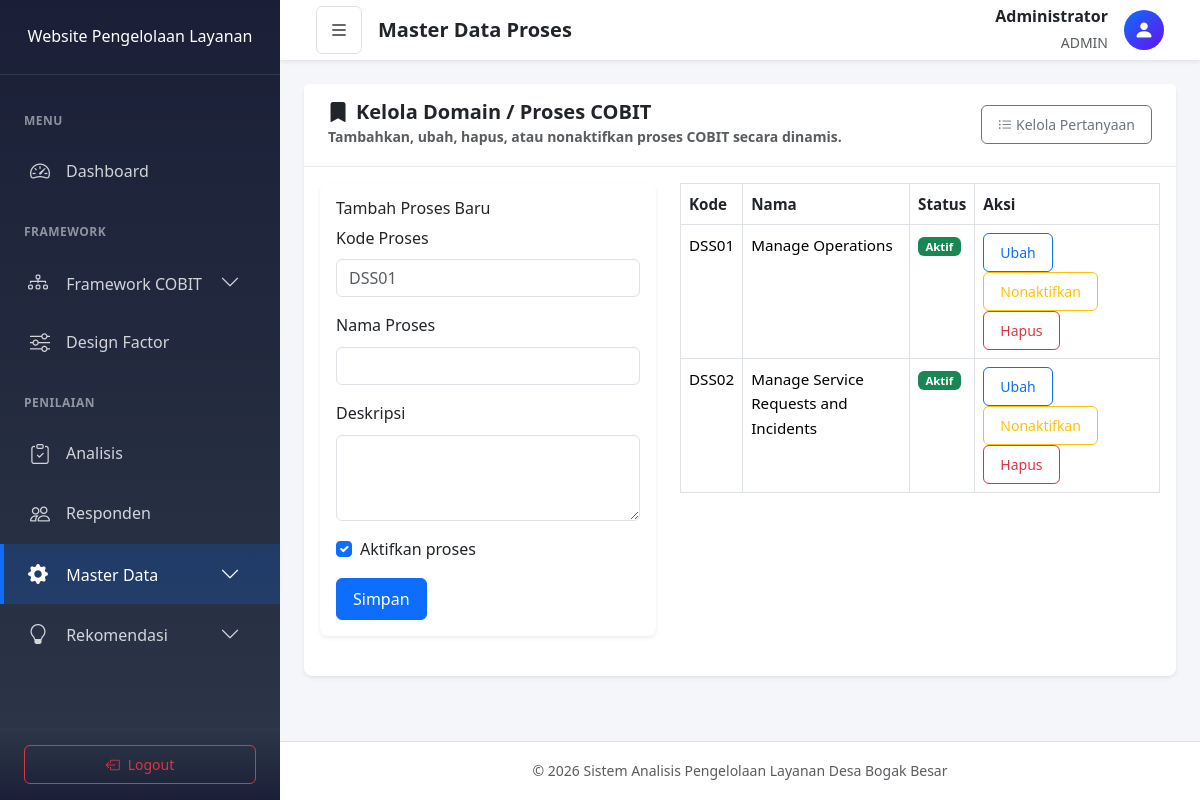
/index.php?page=processes (signed in), run on the app's committed database.
### tables this page shows
CREATE TABLE `processes` (
  `id` int(11) UNSIGNED NOT NULL,
  `code` varchar(10) NOT NULL,
  `name` varchar(100) NOT NULL,
  `description` text DEFAULT NULL,
  `is_active` tinyint(1) UNSIGNED NOT NULL DEFAULT '1' COMMENT 'Status aktif/nonaktif domain/proses',
  `created_at` timestamp NOT NULL DEFAULT current_timestamp()
);

### app/controllers/ManagementController.php (called while the page is built, shortened)
<?php
require_once 'app/models/Process.php';
class ManagementController {
    public static function processes() {
        $processModel = new Process();
        $processes = $processModel->getAll();
        $editProcess = null;
        require_once 'app/views/admin/processes.php';
    }
}

### index.php (called while the page is built, shortened)
<?php
require_once 'config/database.php';
require_once 'app/controllers/ManagementController.php';
App::route();

### config/database.php (called while the page is built, shortened)
<?php
class Database {
    private static $instance = null;
    private $connection;
    private function __construct() {
        try {
            $dsn = "mysql:host=" . DB_HOST . ";dbname=" . DB_NAME . ";charset=" . DB_CHARSET;
            $options = [
                PDO::ATTR_ERRMODE => PDO::ERRMODE_EXCEPTION,
                PDO::ATTR_DEFAULT_FETCH_MODE => PDO::FETCH_ASSOC,
                PDO::ATTR_EMULATE_PREPARES => false,
            ];
            $this->connection = new PDO($dsn, DB_USER, DB_PASS, $options);
        } catch (PDOException $e) {
            die("Koneksi database gagal: " . $e->getMessage());
        }
    }
    public static function getInstance() {
        if (self::$instance === null) {
            self::$instance = new self();
        }
        return self::$instance;
    }
    public function getConnection() {
        return $this->connection;
    }
}
function getDB() {
    return Database::getInstance()->getConnection();
}

### app/models/Process.php (called while the page is built, shortened)
<?php
require_once 'config/database.php';
class Process {
    private $db;
    public function __construct() {
        $this->db = getDB();
    }
    public function getAll($activeOnly = false) {
        if ($activeOnly) {
            $stmt = $this->db->prepare("SELECT * FROM processes WHERE is_active = 1 ORDER BY code ASC");
            $stmt->execute();
        } else {
            $stmt = $this->db->query("SELECT * FROM processes ORDER BY code ASC");
        }
        return $stmt->fetchAll();
    }
}

### app/views/admin/processes.php (the view, shortened to what this page needs)
<div class="row mb-4">
    <div class="col-12">
        <div class="card">
            <div class="card-header d-flex justify-content-between align-items-center">
                <div>
                    <h5 class="mb-0"><i class="bi bi-bookmark-fill me-2"></i>Kelola Domain / Proses COBIT</h5>
                    <small class="text-muted">Tambahkan, ubah, hapus, atau nonaktifkan proses COBIT secara dinamis.</small>
                </div>
                <a href="index.php?page=questions" class="btn btn-outline-secondary btn-sm">
                    <i class="bi bi-list-ul me-1"></i>Kelola Pertanyaan
                </a>
            </div>
            <div class="card-body">
                <div class="row">
                    <div class="col-lg-5">
                        <div class="card mb-4">
                            <div class="card-body">
                                <h6><?php echo $editProcess ? 'Ubah Proses' : 'Tambah Proses Baru'; ?></h6>
                                <form method="POST" action="index.php?page=save-process">
                                    <div class="mb-3">
                                        <label class="form-label">Kode Proses</label>
                                        <input type="text" name="code" class="form-control" value="<?php echo htmlspecialchars($editProcess['code'] ?? ''); ?>" placeholder="DSS01" required>
                                    </div>
                                    <div class="mb-3">
                                        <label class="form-label">Nama Proses</label>
                                        <input type="text" name="name" class="form-control" value="<?php echo htmlspecialchars($editProcess['name'] ?? ''); ?>" required>
                                    </div>
                                    <div class="mb-3">
                                        <label class="form-label">Deskripsi</label>
                                        <textarea name="description" class="form-control" rows="3"><?php echo htmlspecialchars($editProcess['description'] ?? ''); ?></textarea>
                                    </div>
                                    <div class="form-check mb-3">
                                        <input class="form-check-input" type="checkbox" name="is_active" id="processActive" value="1" <?php echo !isset($editProcess['is_active']) || $editProcess['is_active'] == 1 ? 'checked' : ''; ?>>
                                        <label class="form-check-label" for="processActive">Aktifkan proses</label>
                                    </div>
                                    <button type="submit" class="btn btn-primary">Simpan</button>
                                </form>
                            </div>
                        </div>
                    </div>
                    <div class="col-lg-7">
                        <div class="table-responsive">
                            <table class="table table-bordered table-hover">
                                <thead>
                                    <tr>
                                        <th>Kode</th>
                                        <th>Nama</th>
                                        <th>Status</th>
                                        <th>Aksi</th>
                                    </tr>
                                </thead>
                                <tbody>
                                    <?php foreach ($processes as $process): ?>
                                        <tr>
                                            <td><?php echo htmlspecialchars($process['code']); ?></td>
                                            <td><?php echo htmlspecialchars($process['name']); ?></td>
                                            <td>
                                                <span class="badge bg-<?php echo $process['is_active'] ? 'success' : 'secondary'; ?>">
                                                    <?php echo $process['is_active'] ? 'Aktif' : 'Nonaktif'; ?>
                                                </span>
                                            </td>
                                            <td>
                                                <a href="index.php?page=processes&action=edit&id=<?php echo $process['id']; ?>" class="btn btn-sm btn-outline-primary">Ubah</a>
                                                <a href="index.php?page=toggle-process&id=<?php echo $process['id']; ?>&value=<?php echo $process['is_active'] ? 0 : 1; ?>" class="btn btn-sm btn-outline-warning"><?php echo $process['is_active'] ? 'Nonaktifkan' : 'Aktifkan'; ?></a>
                                                <a href="index.php?page=delete-process&id=<?php echo $process['id']; ?>" class="btn btn-sm btn-outline-danger" onclick="return confirm('Hapus proses ini?');">Hapus</a>
                                            </td>
                                        </tr>
                                    <?php endforeach; ?>
                                </tbody>
                            </table>
                        </div>
                    </div>
                </div>
            </div>
        </div>
    </div>
</div>
<?php
require_once 'app/views/layouts/main.php';

### public/assets/css/style.css (style rules this page uses)
:root { --primary-color: #0d6efd; --secondary-color: #6c757d; --success-color: #198754; --info-color: #0dcaf0; --warning-color: #ffc107; --danger-color: #dc3545; --light-color: #f8f9fa; --dark-color: #212529; --sidebar-width: 280px; --sidebar-collapsed-width: 70px; --navbar-height: 60px; --transition-speed: 0.3s; --border-radius: 8px; --box-shadow: 0 0.125rem 0.25rem rgba(0, 0, 0, 0.075); --box-shadow-lg: 0 0.5rem 1rem rgba(0, 0, 0, 0.15); }
* { margin: 0; padding: 0; box-sizing: border-box; }
body { font-family: 'Segoe UI', Tahoma, Geneva, Verdana, sans-serif; background-color: #f5f6fa; color: var(--dark-color); line-height: 1.6; }
.card { border: none; border-radius: var(--border-radius); box-shadow: var(--box-shadow); transition: box-shadow 0.3s ease; }
.card-header { background-color: #fff; border-bottom: 1px solid #e9ecef; padding: 1rem 1.5rem; font-weight: 600; }
.card-header h5 { font-weight: 600; }
.table { font-size: 0.95rem; }
.table th { font-weight: 600; color: var(--dark-color); border-top: none; }
.btn { border-radius: 6px; font-weight: 500; padding: 0.5rem 1rem; }

### data on the page
processes: code "DSS01", name "Manage Operations", is_active "Aktif"
processes: code "DSS02", name "Manage Service Requests and Incidents", is_active "Aktif"

### other printed values
$pageTitle "Master Data Proses"
$_SESSION['user_name'] "Administrator"
$_SESSION['user_role'] "ADMIN"
